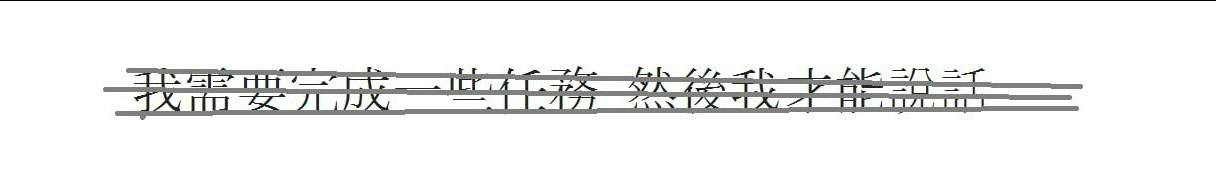
#> input picture images/hieroglyphs.jpeg, 1216 x 194 px
$ python task4.py
#> lines starting #> are read from the running program, lines starting #| are printed output that depends on the picture; after the words box and inside, x2 and y2 are one past the last pixel; in counts of white or black regions, pixels touching at a corner belong together
import cv2 as cv

img = cv.imread('./images/hieroglyphs.jpeg')
#> img is the input picture: shape (194, 1216, 3); mean B, G, R 240.8, 241, 240.9
img = cv.cvtColor(img,cv.COLOR_BGR2GRAY)
#> img: shape (194, 1216)
ret, img = cv.threshold(img, 80, 255, 0)
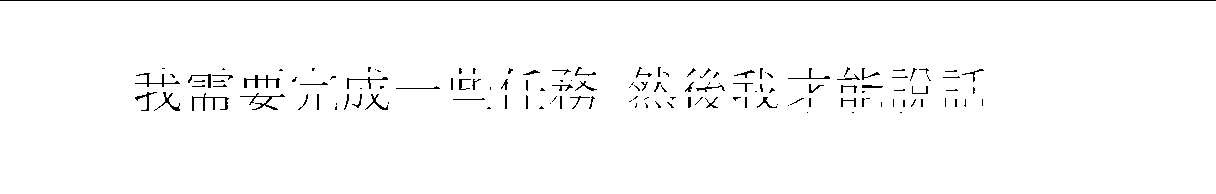
#> img: shape (194, 1216); 98% white; black in thin lines or dots, all inside (x1, y1, x2, y2) = (0, 0, 1216, 113)
cv.imshow('Processed Image', img) # выводим итоговое изображение в окно
cv.imwrite('processed_image.jpg', img)
cv.waitKey()
cv.destroyAllWindows()
